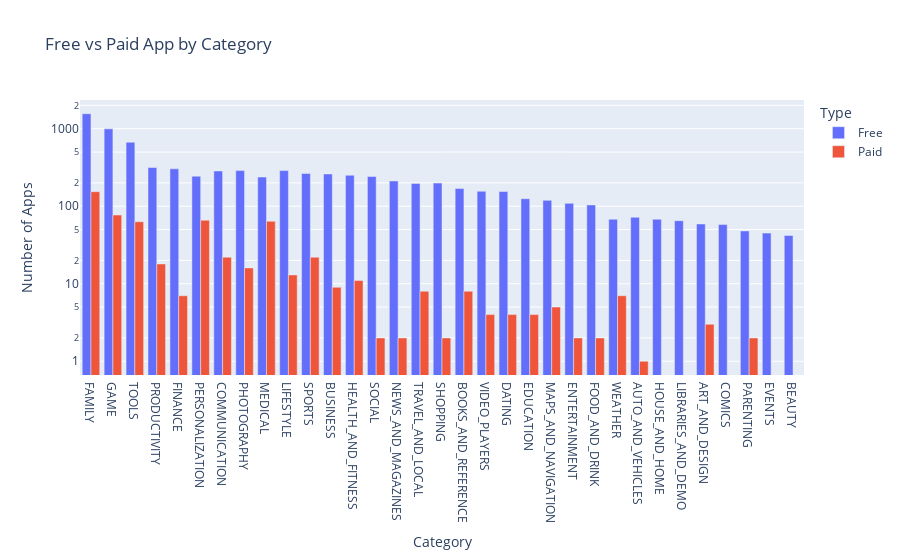

Notebook cell for this chart:
### Code cell
bar = px.bar(df_free_vs_paid, x=df_free_vs_paid.Category, y=df_free_vs_paid.App, title="Free vs Paid App by Category", color="Type", barmode="group")
bar.update_layout(xaxis_title="Category", yaxis_title="Number of Apps", xaxis={"categoryorder": "total descending"}, yaxis=dict(type='log'))
# bar.update_xaxes(tickangle=15)
# bar.update_xaxes(categoryorder='total descending')
bar.show()

### Figure 1 — Plotly figure (JSON) as saved in the notebook; plotly's stock layout.template omitted (floating-point values rounded to 4 significant figures)
{"data": [{"alignmentgroup": "True", "hovertemplate": "Type=Free<br>Category=%{x}<br>App=%{y}<extra></extra>", "legendgroup": "Free", "marker": {"color": "#636efa", "pattern": {"shape": ""}}, "name": "Free", "offsetgroup": "Free", "orientation": "v", "showlegend": true, "textposition": "auto", "type": "bar", "x": ["ART_AND_DESIGN", "AUTO_AND_VEHICLES", "BEAUTY", "BOOKS_AND_REFERENCE", "BUSINESS", "COMICS", "COMMUNICATION", "DATING", "EDUCATION", "ENTERTAINMENT", "EVENTS", "FAMILY", "FINANCE", "FOOD_AND_DRINK", "GAME", "HEALTH_AND_FITNESS", "HOUSE_AND_HOME", "LIBRARIES_AND_DEMO", "LIFESTYLE", "MAPS_AND_NAVIGATION", "MEDICAL", "NEWS_AND_MAGAZINES", "PARENTING", "PERSONALIZATION", "PHOTOGRAPHY", "PRODUCTIVITY", "SHOPPING", "SOCIAL", "SPORTS", "TOOLS", "TRAVEL_AND_LOCAL", "VIDEO_PLAYERS", "WEATHER"], "xaxis": "x", "y": [59, 72, 42, 169, 261, 58, 285, 155, 125, 109, 45, 1560, 304, 104, 997, 251, 68, 65, 288, 119, 238, 212, 48, 244, 288, 316, 199, 242, 264, 670, 197, 156, 68], "yaxis": "y"}, {"alignmentgroup": "True", "hovertemplate": "Type=Paid<br>Category=%{x}<br>App=%{y}<extra></extra>", "legendgroup": "Paid", "marker": {"color": "#EF553B", "pattern": {"shape": ""}}, "name": "Paid", "offsetgroup": "Paid", "orientation": "v", "showlegend": true, "textposition": "auto", "type": "bar", "x": ["ART_AND_DESIGN", "AUTO_AND_VEHICLES", "BOOKS_AND_REFERENCE", "BUSINESS", "COMMUNICATION", "DATING", "EDUCATION", "ENTERTAINMENT", "FAMILY", "FINANCE", "FOOD_AND_DRINK", "GAME", "HEALTH_AND_FITNESS", "LIFESTYLE", "MAPS_AND_NAVIGATION", "MEDICAL", "NEWS_AND_MAGAZINES", "PARENTING", "PERSONALIZATION", "PHOTOGRAPHY", "PRODUCTIVITY", "SHOPPING", "SOCIAL", "SPORTS", "TOOLS", "TRAVEL_AND_LOCAL", "VIDEO_PLAYERS", "WEATHER"], "xaxis": "x", "y": [3, 1, 8, 9, 22, 4, 4, 2, 154, 7, 2, 77, 11, 13, 5, 64, 2, 2, 66, 16, 18, 2, 2, 22, 63, 8, 4, 7], "yaxis": "y"}], "layout": {"barmode": "group", "legend": {"title": {"text": "Type"}, "tracegroupgap": 0}, "title": {"text": "Free vs Paid App by Category"}, "xaxis": {"anchor": "y", "categoryorder": "total descending", "domain": [0, 1], "title": {"text": "Category"}}, "yaxis": {"anchor": "x", "domain": [0, 1], "title": {"text": "Number of Apps"}, "type": "log"}}}
